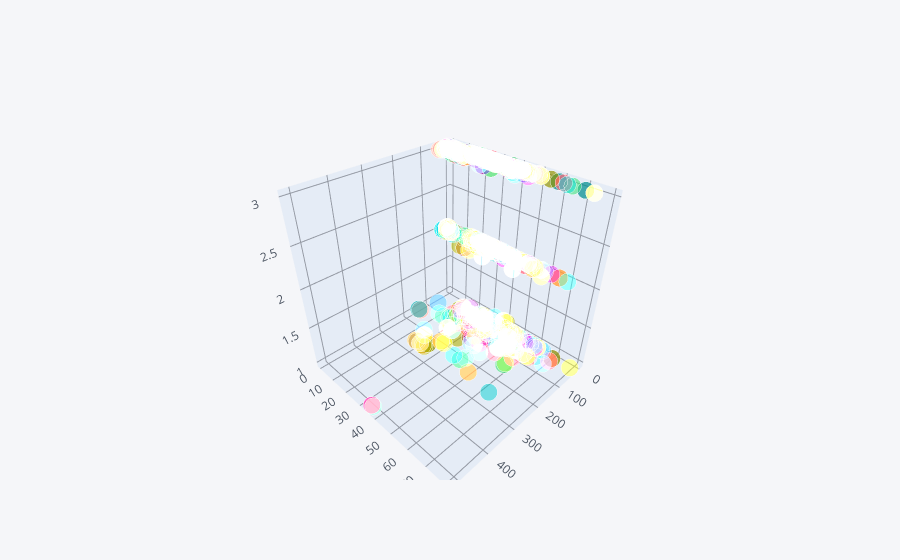

Notebook source saved alongside this figure:
### Code cell
df2.iplot(x="fare",y="age",z="pclass",kind="scatter3d")

### Figure 1 — Plotly figure (JSON) as saved in the notebook; plotly's stock layout.template omitted (floating-point values rounded to 4 significant figures; data arrays with more than 128 entries replaced by an {"elided": "..."} marker saying what was removed)
{"data": [{"marker": {"color": {"elided": "891 str values"}, "opacity": 0.8, "size": {"elided": "891 int values"}, "symbol": "circle"}, "mode": "markers", "text": {"elided": "891 str values"}, "type": "scatter3d", "x": {"elided": "891 float values"}, "y": {"elided": "891 float values"}, "z": {"elided": "891 int values"}}], "layout": {"legend": {"bgcolor": "#F5F6F9", "font": {"color": "#4D5663"}}, "paper_bgcolor": "#F5F6F9", "plot_bgcolor": "#F5F6F9", "scene": {"xaxis": {"gridcolor": "#9499A3", "showgrid": true, "tickfont": {"color": "#4D5663"}, "title": {"font": {"color": "#4D5663"}, "text": ""}, "zerolinecolor": "#9499A3"}, "yaxis": {"gridcolor": "#9499A3", "showgrid": true, "tickfont": {"color": "#4D5663"}, "title": {"font": {"color": "#4D5663"}, "text": ""}, "zerolinecolor": "#9499A3"}, "zaxis": {"gridcolor": "#9499A3", "showgrid": true, "tickfont": {"color": "#4D5663"}, "title": {"font": {"color": "#4D5663"}, "text": ""}, "zerolinecolor": "#9499A3"}}, "title": {"font": {"color": "#4D5663"}}}}
